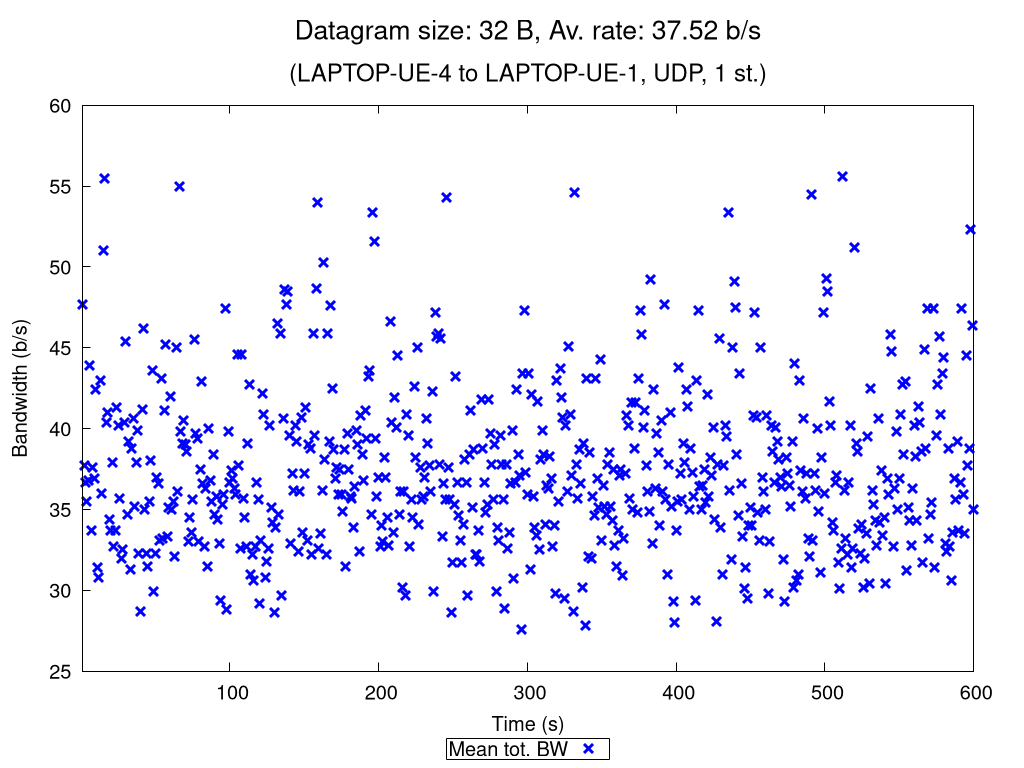

Recreate this plot in gnuplot.
set terminal pngcairo nocrop enhanced size 1024,768 font "Verdana,15"
set output "UDP_1_st_2020_10_14_15-22-50_two2one_00032B.png"

set title "{/=20 Datagram size: 32 B, Av. rate: 37.52 b/s}\n\n{/=18 (LAPTOP-UE-4 to LAPTOP-UE-1, UDP, 1 st.)}"

set xlabel "Time (s)"
set ylabel "Bandwidth (b/s)"
set ytics nomirror
set key bmargin center horizontal box samplen 1 width -1
set bmargin 4.6
set rmargin 4.5

rf = 1.0  # rate factor
set style fill transparent solid 0.2 noborder
set autoscale xfix
plot "UDP_1_st_2020_10_14_15-22-50_two2one_00032B_iperf_processed.dat" using 1:($2/rf-$3/rf):($2/rf+$3/rf) with filledcurves lc rgb "blue" notitle, \
     "" using 1:($2/rf) with points pt 2 ps 1.5 lw 3 lc rgb "blue" title "Mean tot. BW", \
